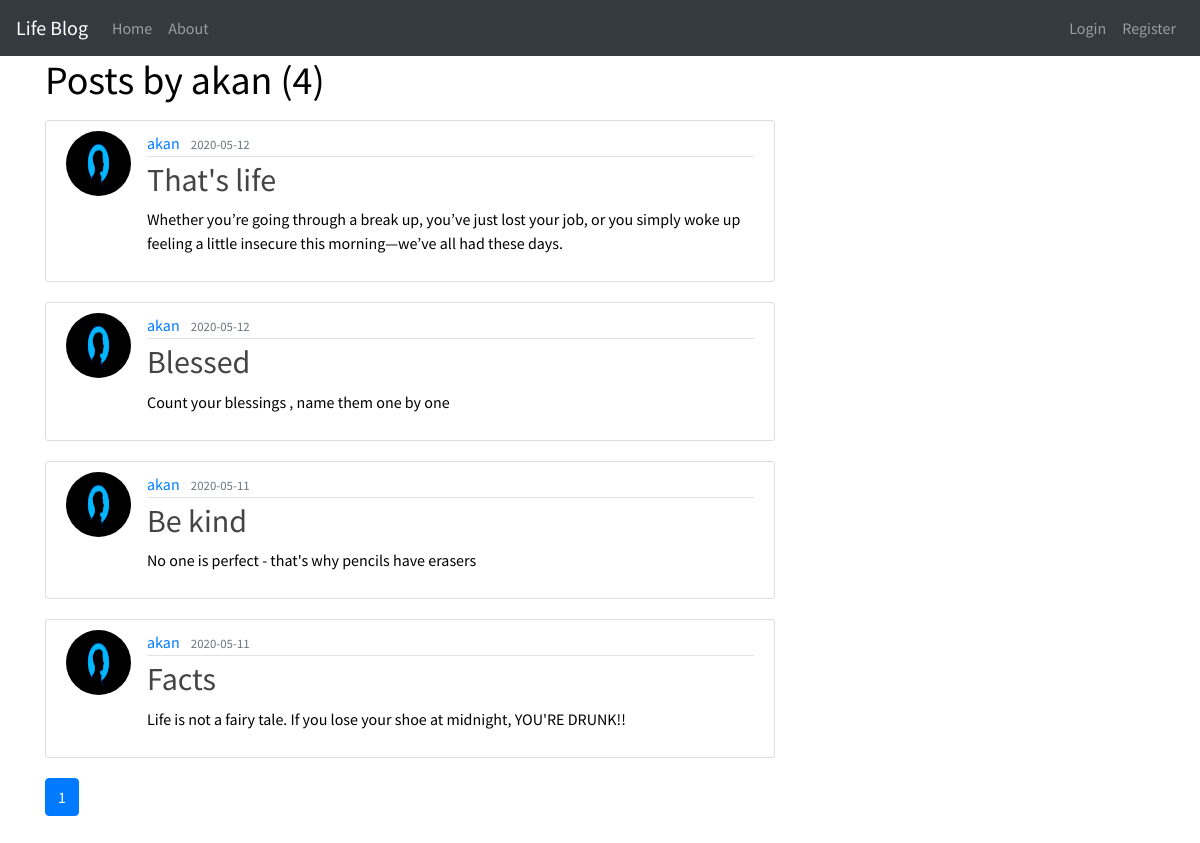
The app's page /user/akan with its own data.
### app/models.py (models this page shows, shortened)
class User(db.Model, UserMixin):
    id = db.Column(db.Integer, primary_key = True)
    username = db.Column(db.String(20), unique= True, nullable = False )
    email = db.Column(db.String(120), unique= True, nullable = False )
    image_file = db.Column(db.String(20), nullable = False, default = 'default.jpeg' )
    password = db.Column(db.String(60), nullable = False )
    posts = db.relationship('Post', backref = 'author', lazy = True)

class Post(db.Model):
    id = db.Column(db.Integer, primary_key = True)
    title = db.Column(db.String(100), nullable = False)
    date_posted = db.Column(db.DateTime, nullable = False, default = datetime.utcnow)
    content = db.Column(db.Text, nullable =False)
    user_id = db.Column(db.Integer, db.ForeignKey('user.id'), nullable = False)
    comments = db.relationship('Comment', backref='post', lazy=True)

### app/users/views.py (the view)
@users.route("/user/<string:username>")
def user_posts(username):
    page = request.args.get('page', 1, type=int)
    user = User.query.filter_by(username=username).first_or_404()
    posts = Post.query.filter_by(author=user)\
        .order_by(Post.date_posted.desc())\
        .paginate(page = page, per_page=5)
    return render_template('users.html', posts = posts, user = user)

### app/templates/users.html
{% extends 'index.html' %}
{% block content %}
<h1 class="mb-3">Posts by {{ user.username }} ({{ posts.total }})</h1>
{% for post in posts.items %}
<article class="media content-section">
    <img class="rounded-circle article-img"
        src="{{ url_for('static', filename='css/images/' + post.author.image_file) }}">
    <div class="media-body">
        <div class="article-metadata">
            <a class="mr-2"
                href="{{ url_for('users.user_posts', username=post.author.username) }}">{{ post.author.username }}</a>
            <small class="text-muted">{{ post.date_posted.strftime('%Y-%m-%d') }}</small>
        </div>
        <h2><a class="article-title" href="{{ url_for('posts.post', post_id=post.id) }}">{{ post.title }}</a></h2>
        <p class="article-content">{{ post.content }}</p>
    </div>
</article>
{% endfor %}
{% for page_num in posts.iter_pages(left_edge=1, right_edge=1, left_current=1, right_current=2) %}
{% if page_num %}
{% if posts.page == page_num %}
<a class="btn btn-primary mb-4"
    href="{{ url_for('users.user_posts', username=user.username, page=page_num) }}">{{ page_num }}</a>
{% else %}
<a class="btn btn-outline-primary mb-4"
    href="{{ url_for('users.user_posts', username=user.username, page=page_num) }}">{{ page_num }}</a>
{% endif %}
{% else %}
...
{% endif %}
{% endfor %}
{% endblock %}

### app/static/css/styles.css (style rules this page uses)
body { background-image: url("https://bit.ly/30C8bHA"); color: black; background-repeat: no-repeat; background-size: cover; font-family: 'Source Sans Pro', sans-serif; }
.content-section { background: #ffffff; padding: 10px 20px; border: 1px solid #dddddd; border-radius: 3px; margin-bottom: 20px; }
.article-title { color: #444444; }
.article-content { white-space: pre-line; }
.article-img { height: 65px; width: 65px; margin-right: 16px; }
.article-metadata { padding-bottom: 1px; margin-bottom: 4px; border-bottom: 1px solid #e3e3e3 }

### records on screen
User: username "akan"
Post: image_file (placeholder picture), author.username "akan", date_posted "2020-05-12", title "That's life", content "Whether you’re going through a break up, you’ve just lost your job, or you simply woke up feeling a little insecure this morning—we’ve all had these days."
Post: image_file (placeholder picture), author.username "akan", date_posted "2020-05-12", title "Blessed", content "Count your blessings , name them one by one"
Post: image_file (placeholder picture), author.username "akan", date_posted "2020-05-11", title "Be kind", content "No one is perfect - that's why pencils have erasers"
Post: image_file (placeholder picture), author.username "akan", date_posted "2020-05-11", title "Facts", content "Life is not a fairy tale. If you lose your shoe at midnight, YOU'RE DRUNK!!"

### other values on screen
{{ posts.total }} "4"
{{ page_num }} "1"
